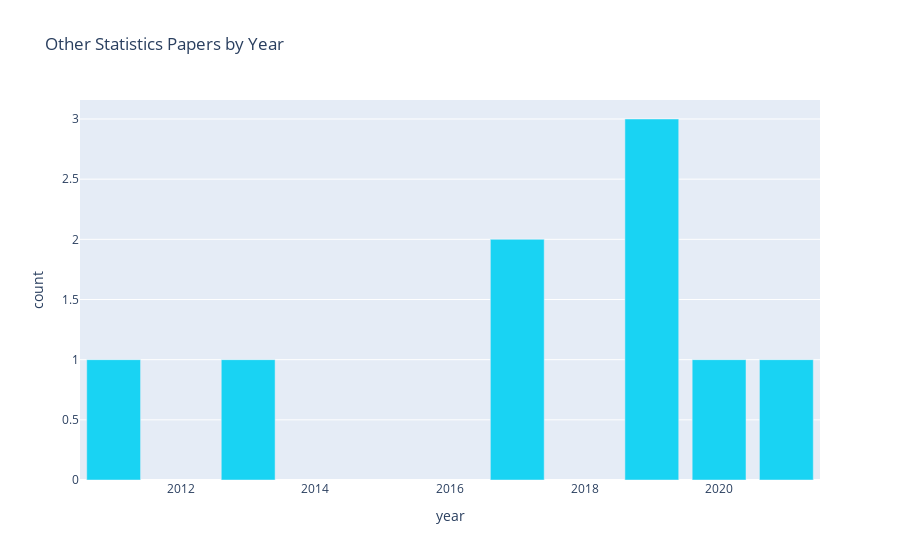

Source (notebook cell):
### Code cell
top = 'Other Statistics'
px.bar(cat_year_num.query("category == @top"), x = 'year', y = 'count', title= top + " Papers by Year", color_discrete_sequence=[color_dict[top]])

### Figure 1 — Plotly figure (JSON) as saved in the notebook; plotly's stock layout.template omitted (floating-point values rounded to 4 significant figures)
{"data": [{"hovertemplate": "year=%{x}<br>count=%{y}<extra></extra>", "legendgroup": "", "marker": {"color": "#19D3F3", "pattern": {"shape": ""}}, "name": "", "orientation": "v", "showlegend": false, "textposition": "auto", "type": "bar", "x": [2011, 2013, 2017, 2019, 2020, 2021], "xaxis": "x", "y": [1, 1, 2, 3, 1, 1], "yaxis": "y"}], "layout": {"barmode": "relative", "legend": {"tracegroupgap": 0}, "title": {"text": "Other Statistics Papers by Year"}, "xaxis": {"anchor": "y", "domain": [0, 1], "title": {"text": "year"}}, "yaxis": {"anchor": "x", "domain": [0, 1], "title": {"text": "count"}}}}
